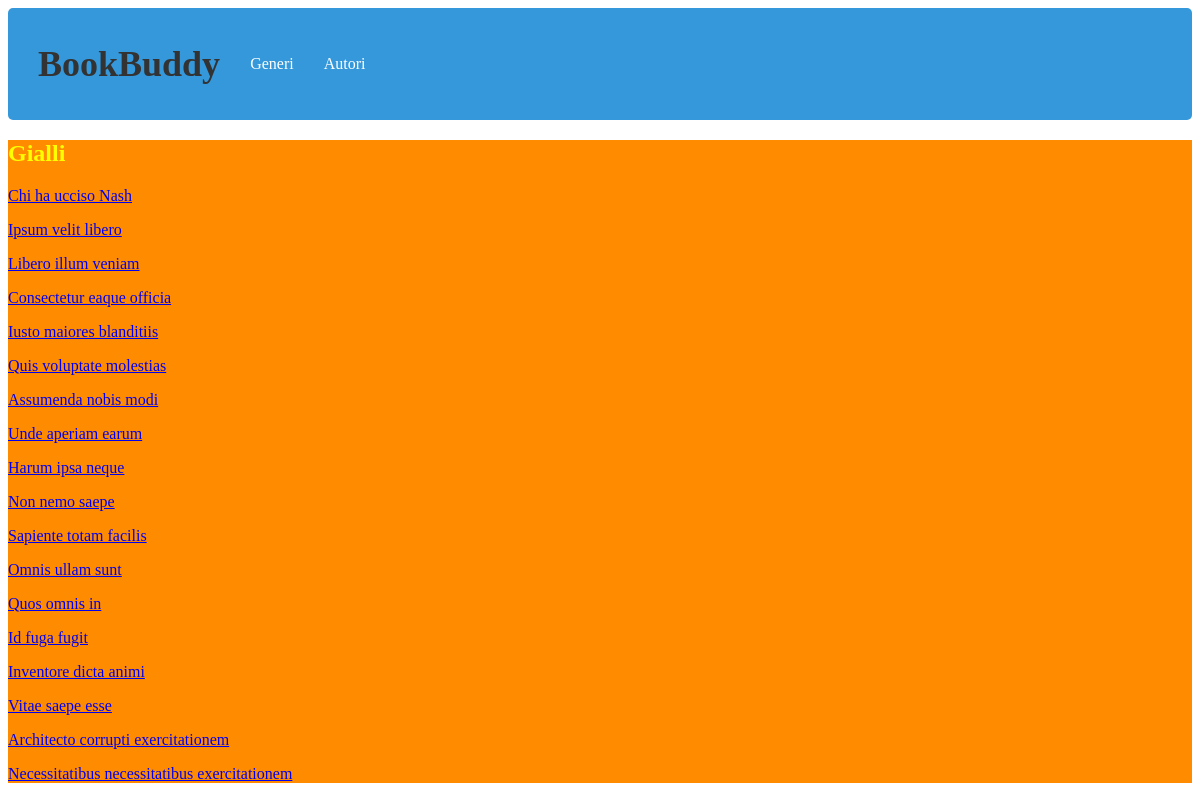
The app's page /giallo/ with its own data.
### book/models.py (models this page shows, shortened)
class Book(models.Model):
    genere = models.CharField(max_length=100, null=True)
    title = models.CharField(max_length=100)
    author = models.ForeignKey(Autore,
                               on_delete=models.CASCADE,
                               default=None,
                               null=True)
    year = models.IntegerField(default="2024")
    pages = models.IntegerField(default="0")
    body = models.TextField(default="No body available")
    slug = models.SlugField(default="")
    def get_absolute_url(self):
        return reverse('dettagli', kwargs={"slug": self.slug})

### book/views.py (the view)
# urls.py: path('giallo/', GialloListView.as_view(), name='giallo'),
class GialloListView(ListView):
    model = Book
    template_name = 'giallo.html'
    def get_context_data(self, **kwargs):
        context = super().get_context_data(**kwargs)
        libri_Giallo = Book.objects.filter(genere="Giallo")
        context['libri_Giallo'] = libri_Giallo
        return context

### templates/giallo.html
{% extends "base.html" %}
{% load static %}
{% block extra_css %}
    <link rel="stylesheet" href="{% static 'css/giallo.css' %}">
{% endblock %}
{% block content %}
<h2>Gialli</h2>
{% for libro in libri_Giallo %}
<p class="libro_title"><a href="{{ libro.get_absolute_url }}">{{ libro.title }}</a></p>
{% endfor %}
{% endblock content %}

### static/css/giallo.css (style rules this page uses)
h2 { color: yellow; }

### records on screen
Book: title "Chi ha ucciso Nash"
Book: title "Ipsum velit libero"
Book: title "Libero illum veniam"
Book: title "Consectetur eaque officia"
Book: title "Iusto maiores blanditiis"
Book: title "Quis voluptate molestias"
Book: title "Assumenda nobis modi"
Book: title "Unde aperiam earum"
Book: title "Harum ipsa neque"
Book: title "Non nemo saepe"
Book: title "Sapiente totam facilis"
Book: title "Omnis ullam sunt"
Book: title "Quos omnis in"
Book: title "Id fuga fugit"
Book: title "Inventore dicta animi"
Book: title "Vitae saepe esse"
Book: title "Architecto corrupti exercitationem"
Book: title "Necessitatibus necessitatibus exercitationem"
